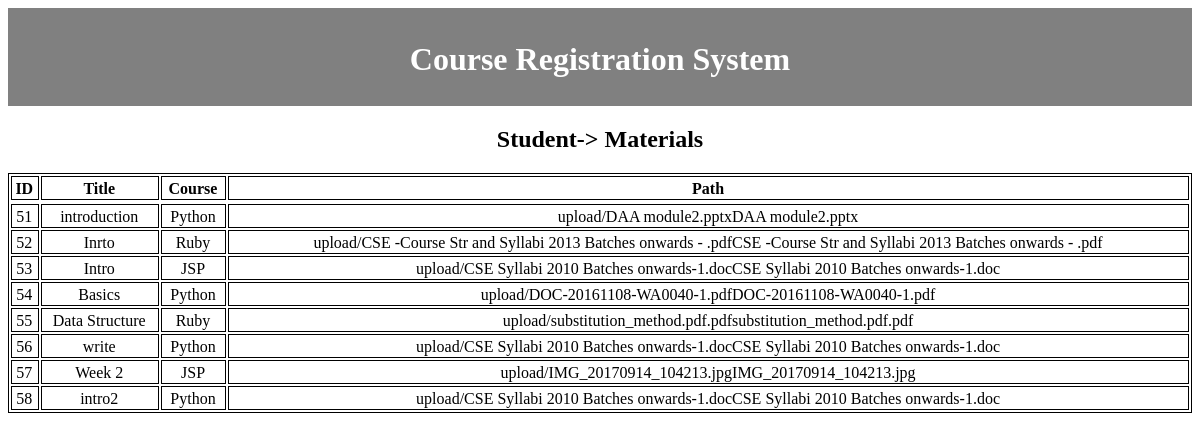
Page /studmat.php on the committed database.
### tables this page shows
CREATE TABLE `materials` (
  `id` int(11) NOT NULL,
  `title` varchar(50) NOT NULL,
  `course` varchar(50) NOT NULL,
  `path` varchar(1000) NOT NULL
);

### studmat.php (the view, shortened to what this page needs)
<?php
include 'database.php';
$sql = 'SELECT *
		FROM materials';
$query = mysqli_query($con, $sql);
?>
<html>
<body >
    <div style="background-color: grey; color: white; padding-top: 12px; padding-bottom: 6px;text-align:center;">
        <h1> Course Registration System</h1>
    </div>
<h2 style="text-align:center;">Student-> Materials</h2>
<table class="data-table">
		<thead>
			<tr>
				<th>ID</th>
				<th>Title</th>
				<th>Course</th>
				<th>Path</th>
			</tr>
		</thead>
		<tbody>
		<?php
		while ($row = mysqli_fetch_array($query))
		{
			echo '<tr>
					<td>'.$row['id'].'</td>
					<td>'.$row['title'].'</td>
					<td>'.$row['course'].'</td>
					<td>'.$row['path'].'</td>
				</tr>';
		}?>
            	</tbody>
	</table>
    <br><br>
</body>
</html>

### studmat.php (style rules this page uses)
table { width:100%; text-align:center; border: 1px solid black; }
td,th { border: 1px solid black; padding: 3px 2px 1px 1px; }

### rows in the picture
materials: id "51", title "introduction", course "Python", path "upload/DAA module2.pptxDAA module2.pptx"
materials: id "52", title "Inrto", course "Ruby", path "upload/CSE -Course Str and Syllabi 2013 Batches onwards - .pdfCSE -Course Str and Syllabi 2013 Batches onwards - .pdf"
materials: id "53", title "Intro", course "JSP", path "upload/CSE Syllabi 2010 Batches onwards-1.docCSE Syllabi 2010 Batches onwards-1.doc"
materials: id "54", title "Basics", course "Python", path "upload/DOC-20161108-WA0040-1.pdfDOC-20161108-WA0040-1.pdf"
materials: id "55", title "Data Structure", course "Ruby", path "upload/substitution_method.pdf.pdfsubstitution_method.pdf.pdf"
materials: id "56", title "write", course "Python", path "upload/CSE Syllabi 2010 Batches onwards-1.docCSE Syllabi 2010 Batches onwards-1.doc"
materials: id "57", title "Week 2", course "JSP", path "upload/IMG_20170914_104213.jpgIMG_20170914_104213.jpg"
materials: id "58", title "intro2", course "Python", path "upload/CSE Syllabi 2010 Batches onwards-1.docCSE Syllabi 2010 Batches onwards-1.doc"
